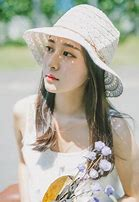
#> input picture Python-05/1.jpg, 139 x 202 px
$ python mythreshold.py
#> lines starting #> are read from the running program, lines starting #| are printed output that depends on the picture
import cv2 as cv

img = cv.imread("1.jpg")
#> img is the input picture: shape (202, 139, 3); mean B, G, R 160.8, 174.7, 177.3
cv.imshow("image",img)
print(img.shape)
#| (202, 139, 3)

gray = cv.cvtColor(img,cv.COLOR_BGR2GRAY)
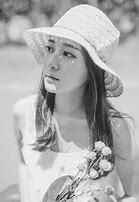
#> gray: shape (202, 139); min 5, max 255, mean 173.9
cv.imshow("gray",gray)
print(gray.shape) # 行 和 列
#| (202, 139)
row,col = gray.shape
#> row = 202; col = 139

pix = gray[0,0]
#> pix = 115
print(pix)
#| 115
pix = img[1,1]
#> pix = [122, 131, 68]
print(pix)
#| [122 131  68]
for i in range(row - 1):
    for j in range(col - 1):
        pix = gray[i:j]
        if gray[i,j] > 128:
                gray[i,j] = 255
        else:
                gray[i,j] = 0
        print(pix)
        print()
#> this loop made 201 passes
#> (printed output is left out)
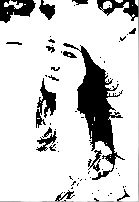
#> gray: shape (202, 139); min 0, max 255, mean 211.2
